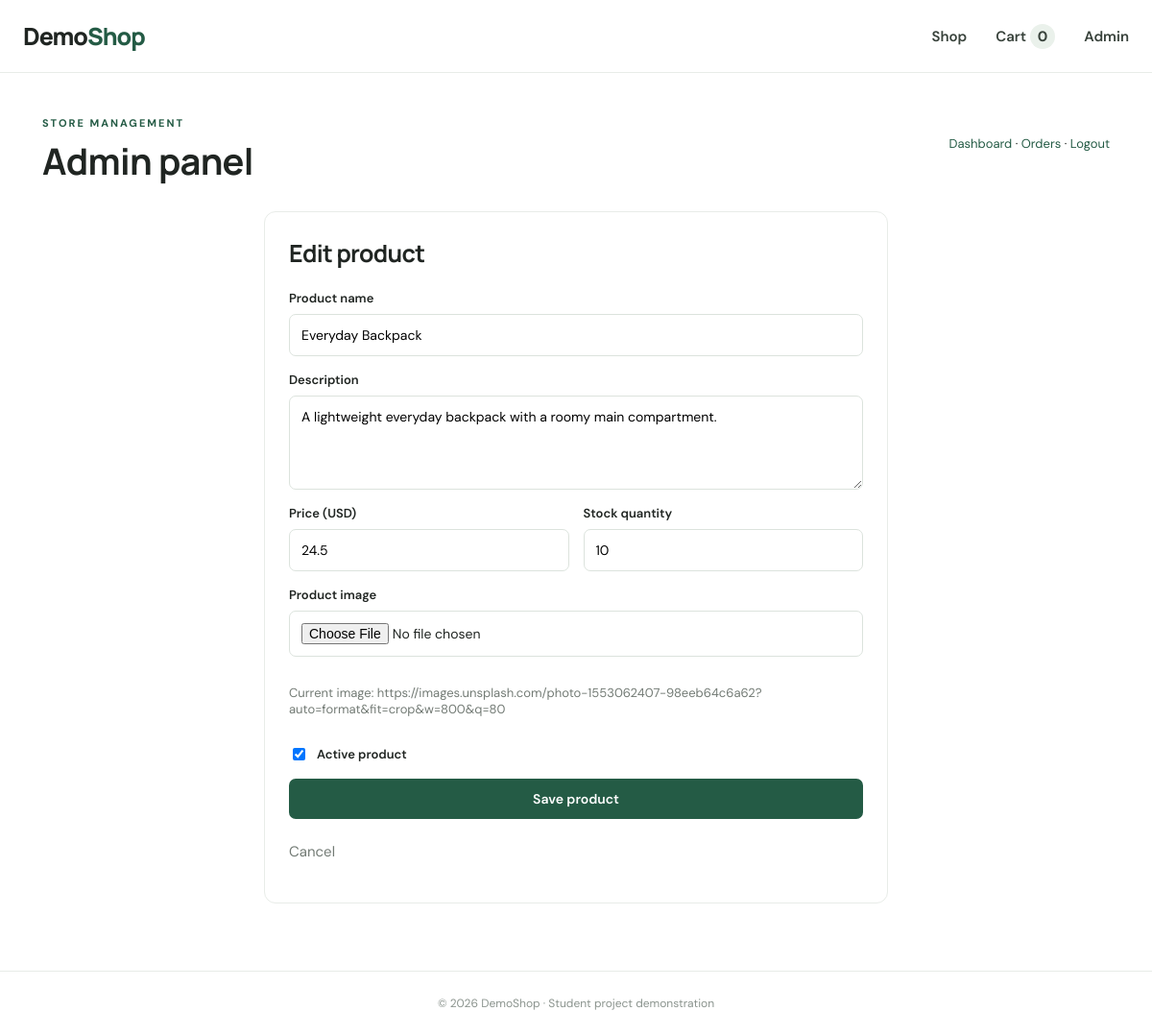
Page /admin/products/2/edit (signed in) on the committed database.
### tables this page shows
CREATE TABLE products (id INTEGER PRIMARY KEY AUTOINCREMENT, name TEXT NOT NULL, description TEXT NOT NULL, price REAL NOT NULL, stock INTEGER NOT NULL DEFAULT 0, image TEXT, active INTEGER NOT NULL DEFAULT 1);

### app.py (the view, shortened to what this page needs)
@app.route('/admin/products/new', methods=['GET', 'POST'])
@app.route('/admin/products/<int:product_id>/edit', methods=['GET', 'POST'])
@admin_required
def product_form(product_id=None):
    with db() as con:
        product = con.execute('SELECT * FROM products WHERE id=?', (product_id,)).fetchone() if product_id else None
        if product_id and not product: abort(404)
    return render_template('admin/product_form.html', product=product)

### app.py (called while the page is built)
def db():
    conn = sqlite3.connect(DB_PATH)
    conn.row_factory = sqlite3.Row
    conn.execute('PRAGMA foreign_keys = ON')
    return conn

def admin_required(fn):
    @wraps(fn)
    def wrapper(*args, **kwargs):
        if not session.get('admin_id'):
            return redirect(url_for('admin_login'))
        return fn(*args, **kwargs)
    return wrapper

@app.context_processor
def inject_cart_count():
    return {'cart_count': sum(int(v) for v in session.get('cart', {}).values())}

### templates/admin/product_form.html
{% extends 'admin/base_admin.html' %}{% block title %}Product form | DemoShop{% endblock %}{% block admin_content %}<form class="panel form-panel narrow" method="post" enctype="multipart/form-data"><h2>{{ 'Edit product' if product else 'Add new product' }}</h2><label>Product name<input name="name" required value="{{ product.name if product else '' }}"></label><label>Description<textarea name="description" rows="4" required>{{ product.description if product else '' }}</textarea></label><div class="two-fields"><label>Price (USD)<input type="number" name="price" min="0" step="0.01" required value="{{ product.price if product else '' }}"></label><label>Stock quantity<input type="number" name="stock" min="0" required value="{{ product.stock if product else '0' }}"></label></div><label>Product image<input type="file" name="image" accept="image/*"></label>{% if product and product.image %}<p class="muted">Current image: {{ product.image }}</p>{% endif %}<label class="check"><input type="checkbox" name="active" {% if not product or product.active %}checked{% endif %}> Active product</label><button class="btn full">Save product</button><a class="back" href="{{ url_for('admin_dashboard') }}">Cancel</a></form>{% endblock %}

### static/css/style.css (style rules this page uses)
:root { --ink:#202522;--muted:#737b75;--green:#245b45;--mint:#eaf1eb;--line:#e8ece8;--cream:#f7f8f5;--white:#fff }
* { box-sizing:border-box }
body { margin:0;background:#fff;color:var(--ink);font-family:'DM Sans',sans-serif;font-size:15px }
a { color:var(--green);text-decoration:none }
h1,h2,h3 { font-family:Manrope,sans-serif;letter-spacing:-.7px }
h2 { font-size:25px;margin:8px 0 20px }
.muted { color:var(--muted);font-size:13px }
.btn { display:inline-flex;align-items:center;justify-content:center;background:var(--green);color:#fff;border:0;border-radius:7px;padding:12px 19px;font:600 14px 'DM Sans';cursor:pointer }
.full { width:100% }
.add-form label,.form-panel label { display:grid;gap:8px;font-weight:600;font-size:13px }
.add-form input,.form-panel input,.form-panel textarea { padding:12px;border:1px solid #dce3dd;border-radius:7px;font:14px 'DM Sans';width:100% }
.back { display:inline-block;color:var(--muted);margin:8px 0 18px }
.panel { border:1px solid var(--line);border-radius:12px;padding:25px;background:#fff }
.form-panel { display:grid;gap:16px }
.form-panel h2 { margin:0 0 5px }
.form-panel textarea { resize:vertical }
.narrow { max-width:650px;margin:0 auto }
.two-fields { display:grid;grid-template-columns:1fr 1fr;gap:15px }
.check { display:flex!important;align-items:center;gap:9px!important }
.check input { width:auto }

### rows in the picture
products: name "Everyday Backpack", description "A lightweight everyday backpack with a roomy main compartment.", price "24.5", stock "10", image "https://images.unsplash.com/photo-1553062407-98eeb64c6a62?auto=format&fit=crop&w=800&q=80", active "☑"

### other values in the picture
{{ cart_count }} "0"
{{ 'Edit product' if product else 'Add new product' }} "Edit product"
